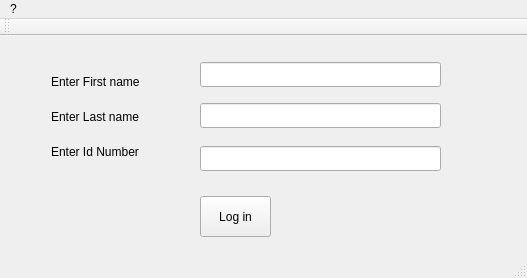
<?xml version="1.0" encoding="UTF-8"?>
<ui version="4.0">
 <class>MainWindow</class>
 <widget class="QMainWindow" name="MainWindow">
  <property name="geometry">
   <rect>
    <x>0</x>
    <y>0</y>
    <width>527</width>
    <height>278</height>
   </rect>
  </property>
  <property name="windowTitle">
   <string>Bank system</string>
  </property>
  <widget class="QWidget" name="centralWidget">
   <widget class="QLineEdit" name="txtName">
    <property name="geometry">
     <rect>
      <x>200</x>
      <y>26</y>
      <width>241</width>
      <height>25</height>
     </rect>
    </property>
   </widget>
   <widget class="QLineEdit" name="txtLastName">
    <property name="geometry">
     <rect>
      <x>200</x>
      <y>67</y>
      <width>241</width>
      <height>25</height>
     </rect>
    </property>
   </widget>
   <widget class="QLineEdit" name="txtID">
    <property name="geometry">
     <rect>
      <x>200</x>
      <y>110</y>
      <width>241</width>
      <height>25</height>
     </rect>
    </property>
   </widget>
   <widget class="QPushButton" name="pushButton">
    <property name="geometry">
     <rect>
      <x>200</x>
      <y>160</y>
      <width>71</width>
      <height>41</height>
     </rect>
    </property>
    <property name="text">
     <string>Log in</string>
    </property>
   </widget>
   <widget class="QWidget" name="layoutWidget">
    <property name="geometry">
     <rect>
      <x>40</x>
      <y>20</y>
      <width>141</width>
      <height>121</height>
     </rect>
    </property>
    <layout class="QVBoxLayout" name="verticalLayout">
     <item>
      <widget class="QLabel" name="label">
       <property name="text">
        <string>Enter First name</string>
       </property>
       <property name="textFormat">
        <enum>Qt::AutoText</enum>
       </property>
      </widget>
     </item>
     <item>
      <widget class="QLabel" name="label_2">
       <property name="text">
        <string>Enter Last name</string>
       </property>
      </widget>
     </item>
     <item>
      <widget class="QLabel" name="label_3">
       <property name="text">
        <string>Enter Id Number</string>
       </property>
       <property name="textFormat">
        <enum>Qt::AutoText</enum>
       </property>
      </widget>
     </item>
    </layout>
   </widget>
  </widget>
  <widget class="QMenuBar" name="menuBar">
   <property name="geometry">
    <rect>
     <x>0</x>
     <y>0</y>
     <width>527</width>
     <height>22</height>
    </rect>
   </property>
   <widget class="QMenu" name="menu">
    <property name="title">
     <string>?</string>
    </property>
    <addaction name="actionAbout"/>
   </widget>
   <addaction name="menu"/>
  </widget>
  <widget class="QToolBar" name="mainToolBar">
   <attribute name="toolBarArea">
    <enum>TopToolBarArea</enum>
   </attribute>
   <attribute name="toolBarBreak">
    <bool>false</bool>
   </attribute>
  </widget>
  <widget class="QStatusBar" name="statusBar"/>
  <action name="actionAbout">
   <property name="text">
    <string>About</string>
   </property>
  </action>
 </widget>
 <layoutdefault spacing="6" margin="11"/>
 <resources/>
 <connections/>
</ui>
